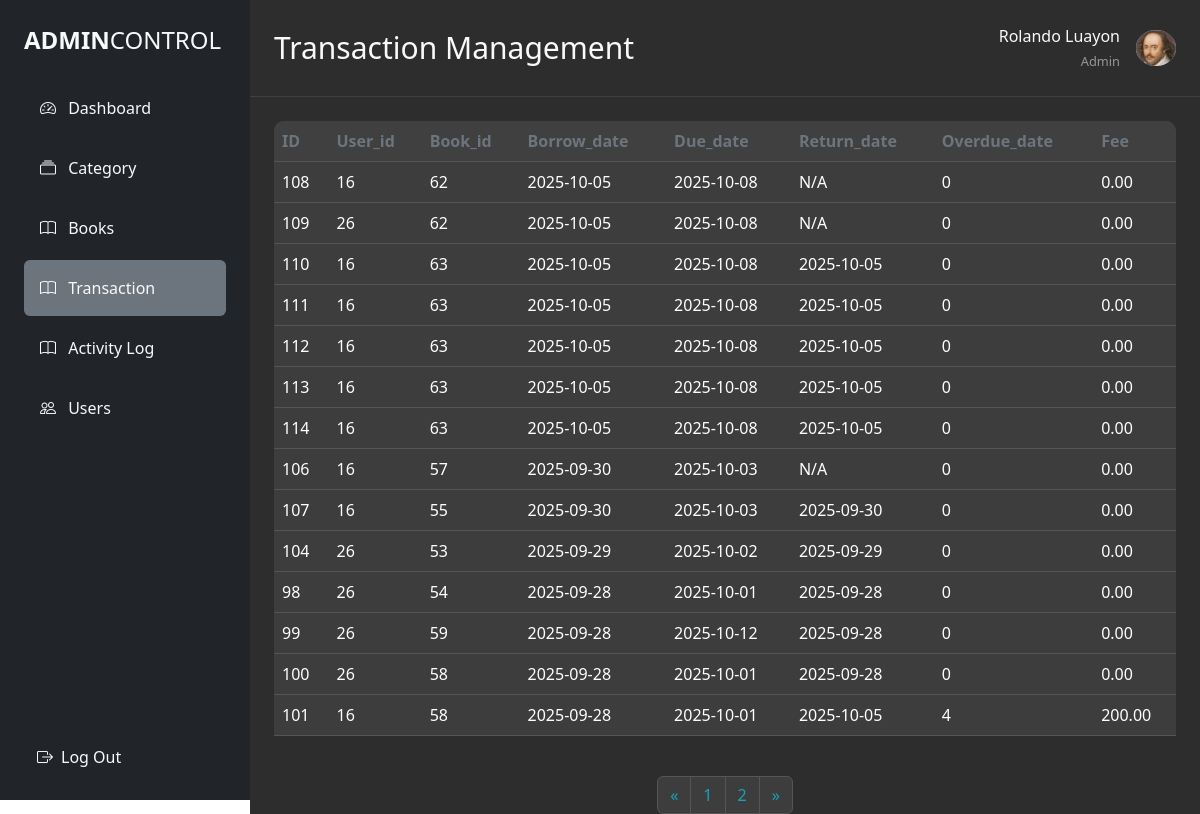
The page /admin/transaction.php (signed in) on the database as committed earlier.
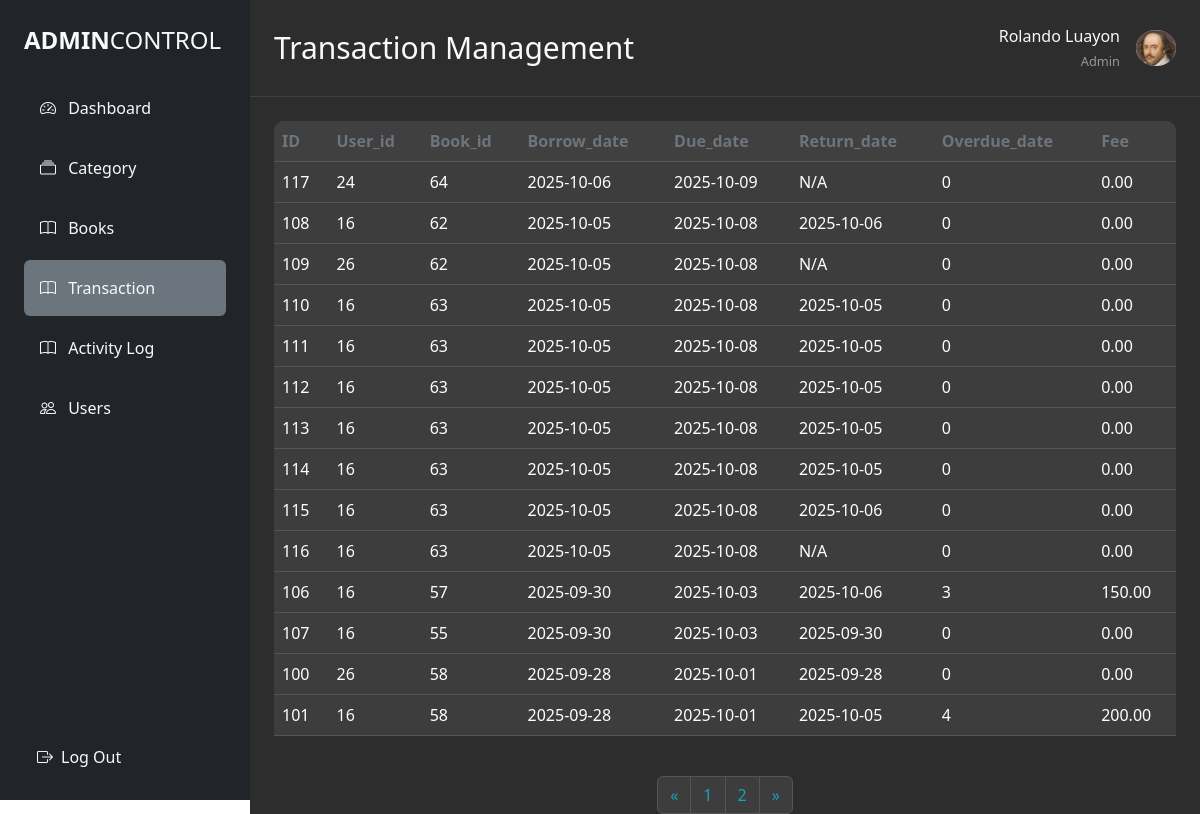
The same page on the database as committed later.
### tables this page shows
CREATE TABLE `transactions` (
  `transaction_id` int(11) NOT NULL,
  `user_id` int(11) DEFAULT NULL,
  `book_id` int(11) DEFAULT NULL,
  `borrow_date` date NOT NULL DEFAULT curdate(),
  `due_date` date NOT NULL,
  `return_date` date DEFAULT NULL,
  `overdue_days` int(11) DEFAULT 0,
  `fee` decimal(10,2) DEFAULT 0.00
);

### admin/backend/BookController.php (called while the page is built, shortened)
<?php
class Database
{
    private $host = "localhost";
    private $db   = "it6_LMS";
    private $user = "root";
    private $pass = "";
    public function __construct()
    {
        try {
            $dsn = "mysql:host={$this->host};dbname={$this->db};charset=utf8";
            $this->pdo = new PDO($dsn, $this->user, $this->pass);
        } catch (PDOException $e) {
            die("Database Connection Failed: " . $e->getMessage());
        }
    }
}

### admin/backend/transactionControll.php (called while the page is built, shortened)
<?php
class Library
{
  private $conn;
  public function __construct($db)
  {
    $this->conn = $db;
  }
  public function countTransactions()
  {
    $stmt = $this->conn->query("SELECT COUNT(*) as total FROM transactions");
    return (int) $stmt->fetch(PDO::FETCH_ASSOC)['total'];
  }
  public function getTransactions($limit, $offset)
  {
    $stmt = $this->conn->prepare("
        SELECT
            t.transaction_id,
            t.user_id,
            t.book_id,
            t.borrow_date,
            t.due_date,
            t.return_date,
            t.overdue_days,
            t.fee
        FROM transactions t
        ORDER BY t.borrow_date DESC
        LIMIT :limit OFFSET :offset
    ");
    $stmt->bindValue(':limit', (int)$limit, PDO::PARAM_INT);
    $stmt->bindValue(':offset', (int)$offset, PDO::PARAM_INT);
    $stmt->execute();
    return $stmt->fetchAll(PDO::FETCH_ASSOC);
  }
}

### admin/transaction.php (the view, shortened to what the changed rows need)
<?php
require '../admin/backend/BookController.php';
require '../admin/backend/transactionControll.php';
$db = new Database();
$library = new Library($db->pdo);
$limit = 14;
$page = isset($_GET['page']) ? (int)$_GET['page'] : 1;
$offset = ($page - 1) * $limit;
$totalusers = $library->countTransactions();
$totalPages = ceil($totalusers / $limit);
$users = $library->getTransactions($limit, $offset);
?>
<!DOCTYPE html>
<html lang="en">
<head>
  <link rel="stylesheet" href="../admin/style.css" />
  <script src="https://cdn.tailwindcss.com"></script>
  <link href="https://cdn.jsdelivr.net/npm/bootstrap@5.3.8/dist/css/bootstrap.min.css" rel="stylesheet">
  <link href="https://cdn.jsdelivr.net/npm/bootstrap-icons@1.10.0/font/bootstrap-icons.css" rel="stylesheet">
</head>
<body>
  <div class="d-flex min-vh-100">
    <div class="main-content flex-grow-1">
      <div class="d-flex justify-content-between align-items-center p-4 header-border">
        <div class="d-flex align-items-center">
          <h2 class="text-light mb-0 text-3xl">Transaction Management</h2>
        </div>
      </div>
      <div class="table-responsive m-4" style="border-radius: 10px;">
        <table class="table table-dark table-hover align-middle">
          <thead>
            <tr>
              <th scope="col">ID</th>
              <th scope="col">User_id</th>
              <th scope="col">Book_id</th>
              <th scope="col">Borrow_date</th>
              <th scope="col">Due_date</th>
              <th scope="col">Return_date</th>
              <th scope="col">Overdue_date</th>
              <th scope="col">Fee</th>
            </tr>
          </thead>
          <tbody>
            <?php foreach ($library->getTransactions($limit, $offset) as $row): ?>
              <tr>
                <td><?= htmlspecialchars($row['transaction_id']) ?></td>
                <td><?= htmlspecialchars($row['user_id']) ?></td>
                <td><?= htmlspecialchars($row['book_id']) ?></td>
                <td><?= htmlspecialchars($row['borrow_date']) ?></td>
                <td><?= htmlspecialchars($row['due_date'] ?? 'N/A') ?></td>
                <td><?= htmlspecialchars($row['return_date'] ?? 'N/A') ?></td>
                <td><?= htmlspecialchars($row['overdue_days']) ?></td>
                <td><?= htmlspecialchars($row['fee']) ?></td>
              </tr>
            <?php endforeach; ?>
          </tbody>
        </table>
      </div>
      <div class="d-flex justify-content-center mt-4">
        <nav aria-label="Book pagination">
          <ul class="pagination">
            <?php for ($i = 1; $i <= $totalPages; $i++): ?>
              <li class="page-item <?php if ($i == $page) echo 'active'; ?>">
                <a class="page-link" href="?page=<?php echo $i; ?>"><?php echo $i; ?></a>
              </li>
            <?php endfor; ?>
          </ul>
        </nav>
      </div>
</body>
</html>

Rows that differ between the two databases and show on the page:
removed transactions: transaction_id "104", user "26", book "53", borrow_date "2025-09-29", due_date "2025-10-02", return_date "2025-09-29", overdue_days "0", fee "0.00"
removed transactions: transaction_id "98", user "26", book "54", borrow_date "2025-09-28", due_date "2025-10-01", return_date "2025-09-28", overdue_days "0", fee "0.00"
no longer on this page (row unchanged): transactions: transaction_id "99", user "26", book "59", borrow_date "2025-09-28", due_date "2025-10-12", return_date "2025-09-28", overdue_days "0", fee "0.00"
added transactions: transaction_id "117", user "24", book "64", borrow_date "2025-10-06", due_date "2025-10-09", return_date "N/A", overdue_days "0", fee "0.00"
changed transactions id 108: return_date "N/A" → "2025-10-06"
added transactions: transaction_id "115", user "16", book "63", borrow_date "2025-10-05", due_date "2025-10-08", return_date "2025-10-06", overdue_days "0", fee "0.00"
added transactions: transaction_id "116", user "16", book "63", borrow_date "2025-10-05", due_date "2025-10-08", return_date "N/A", overdue_days "0", fee "0.00"
changed transactions id 106: return_date "N/A" → "2025-10-06"; overdue_days "0" → "3"; fee "0.00" → "150.00"
